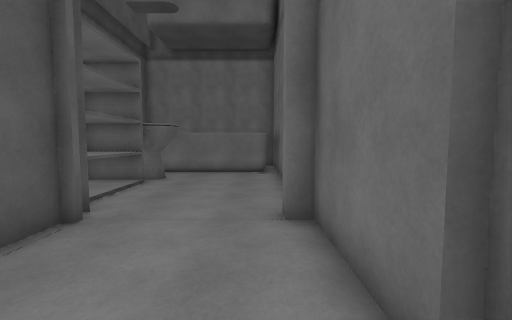
view 1 (above)

16 first-person views from a walk through a 3-D level made in the Unity game engine. The camera is 1.4 m above the floor, tilts 4° down and sees 90° across. The floor is counted in squares, 1 m on a side. Each view is taken from the middle of a square. On the plan, view 1 faces up. The plan holds only what a view shows up to about 13 squares ahead; the rest is blank. The place goes on beyond the plan.

view 2
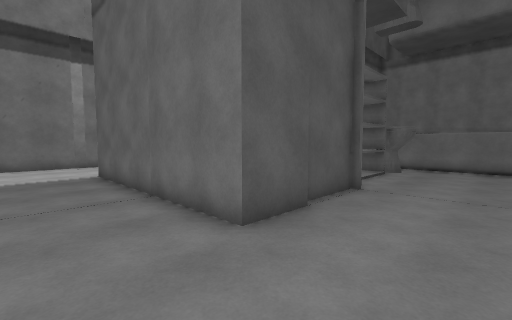

view 3
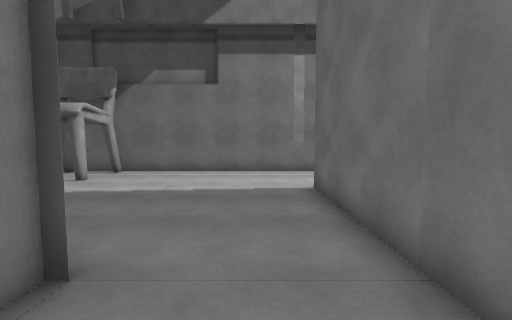

view 4
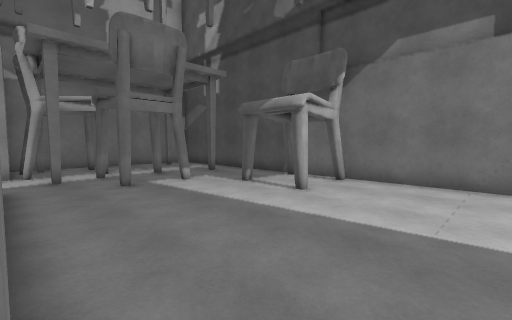

view 5
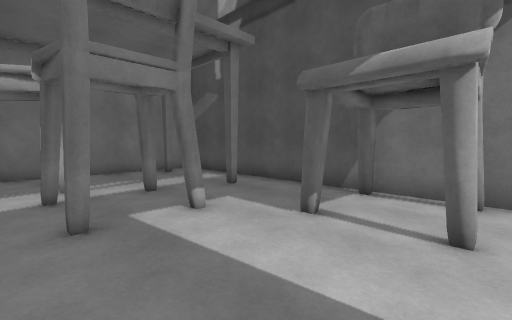

view 6
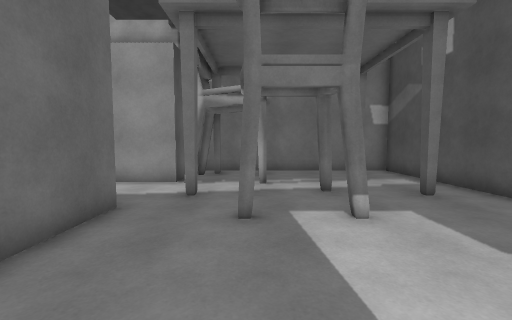

view 7
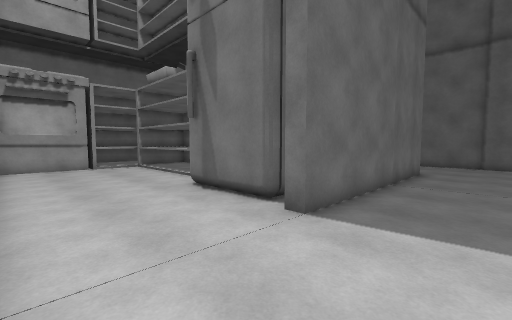

view 8
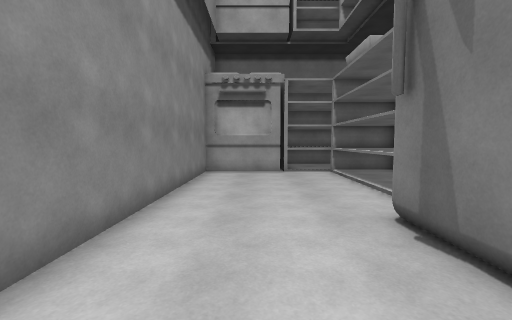

view 9
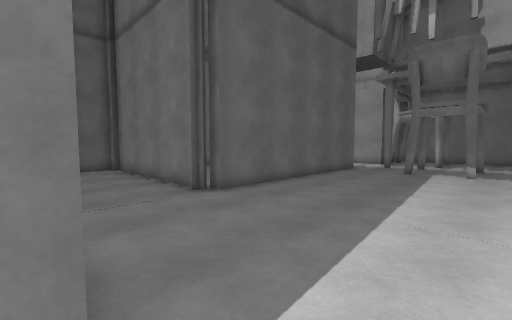

view 10
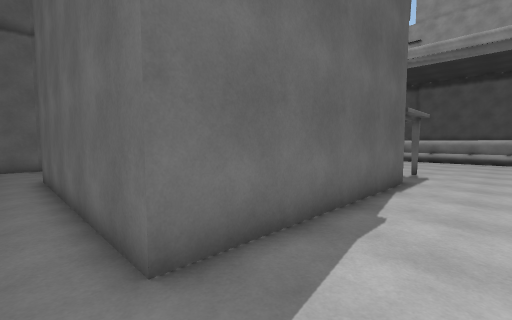

view 11
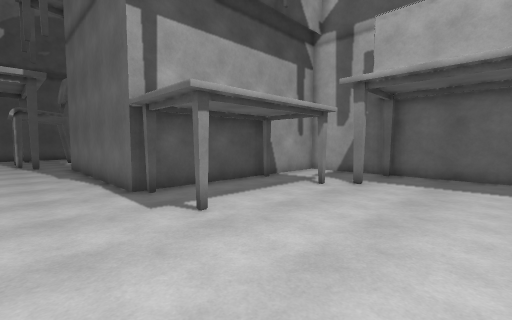

view 12
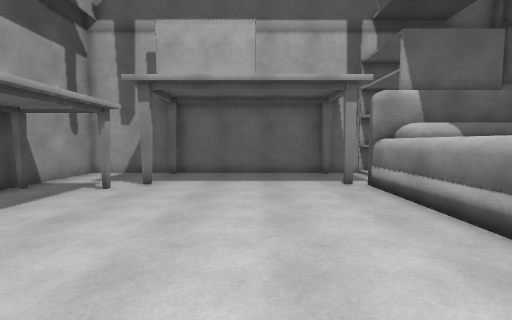

view 13
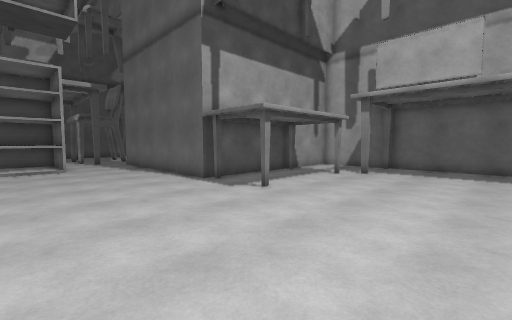

view 14
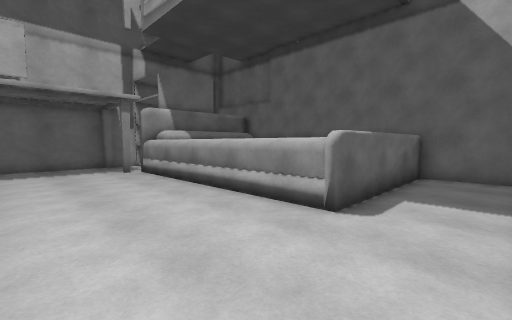

view 15
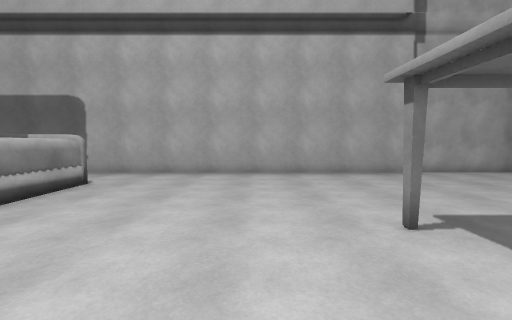

view 16
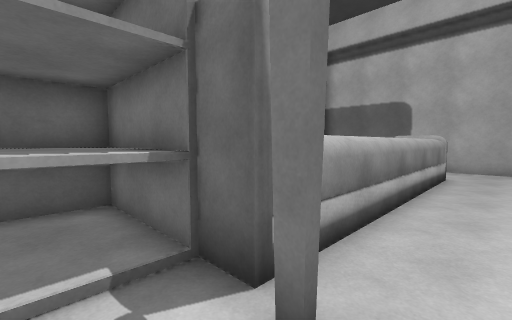

### Floor plan
Ten units are one square. View 1 is at (0, 0); x grows to the right and y downward. Boxes are objects, and circles mark ways between rooms. Rooms are numbered by the first view taken in them; rooms with no view inside come last. Other rooms are left out.
<svg viewBox="-169 -127 368 340">
<path fill="none" stroke="#000" d="M-68 41 6 41M-116 -12 -116 -45M-157 82 -157 88M-132 105 -132 110M-161 84 -154 84M-118 125 -118 132M-161 106 -155 106 -155 109M-31 -18 -31 2 -119 2 -119 -4M-121 128 -116 128M-100 131 -100 128 -97 128 -97 132M-70 134 -70 45 -65 45 -65 39M-105 -64 -105 -121 -128 -121M-34 -44 -34 -20M11 39 11 20M-100 152 -95 152M-144 145 -144 150M-123 152 -118 152M11 -14 11 -45M5 -45 5 -50M-39 -89 -39 -59M-72 180 -72 169M-34 -92 -40 -91M-81 188 -75 188M-128 -122 -164 -122 -164 205 -71 205M1 -114 -42 -114M56 76 51 76M3 205 150 205M132 89 132 84M124 76 119 76M56 48 51 48M136 78 136 59M39 44 24 44M20 44 16 44 16 134 -70 134M-43 169 -43 190M-44 170 -64 170M136 55 136 44M130 44 42 44M141 44 134 44M-49 208 -6 208M-70 175 -70 191M-72 169 -50 169M194 176 127 176 127 77 166 77 166 59M-81 167 -75 167M194 201 194 170"/>
<circle cx="-77" cy="150" r="3" fill="#2a7"/>
<text x="-100" y="40">1</text>
<text x="60" y="140">2</text>
</svg>
Room 1 opens to room 2.

Where each view was taken, in squares from view 1:
view 1: 0 up, 0 right, facing up
view 2: 3 down, 0 right, facing up-left
view 3: 2 down, 4 left, facing left
view 4: 4 down, 7 left, facing down-left
view 5: 8 down, 9 left, facing down-left
view 6: 8 down, 10 left, facing down
view 7: 3 down, 16 left, facing up-right
view 8: 0 up, 14 left, facing up
view 9: 0 up, 13 left, facing down-right
view 10: 16 down, 8 left, facing up-right
view 11: 16 down, 9 right, facing up-left
view 12: 16 down, 9 right, facing up
view 13: 19 down, 10 right, facing up-left
view 14: 20 down, 8 right, facing up-right
view 15: 9 down, 7 right, facing down
view 16: 6 down, 11 right, facing down-right
